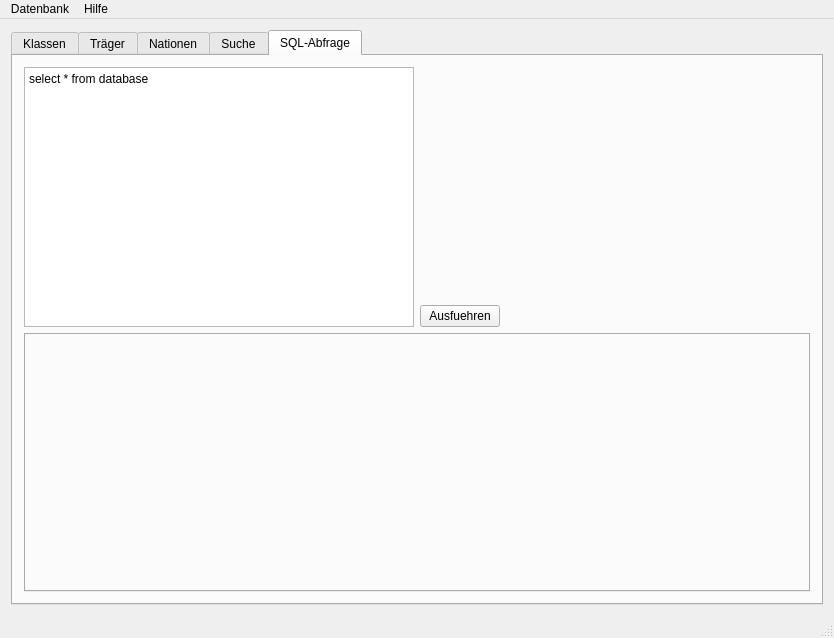
<?xml version="1.0" encoding="UTF-8"?>
<ui version="4.0">
 <class>MMJODBClass</class>
 <widget class="QMainWindow" name="MMJODBClass">
  <property name="geometry">
   <rect>
    <x>0</x>
    <y>0</y>
    <width>834</width>
    <height>638</height>
   </rect>
  </property>
  <property name="windowTitle">
   <string>MMJODB</string>
  </property>
  <widget class="QWidget" name="centralWidget">
   <layout class="QGridLayout" name="gridLayout">
    <item row="1" column="0">
     <widget class="QTabWidget" name="tabWidget">
      <property name="currentIndex">
       <number>4</number>
      </property>
      <widget class="QWidget" name="tabKlassen">
       <attribute name="title">
        <string>Klassen</string>
       </attribute>
       <layout class="QGridLayout" name="gridLayout_2">
        <item row="0" column="0">
         <widget class="QTabWidget" name="tabWidget_2">
          <property name="currentIndex">
           <number>0</number>
          </property>
          <widget class="QWidget" name="tabGrosskreuzGross">
           <attribute name="title">
            <string>Großkreuz, groß</string>
           </attribute>
           <layout class="QGridLayout" name="gridLayout_7"/>
          </widget>
          <widget class="QWidget" name="tabGrosskreuzKlein">
           <attribute name="title">
            <string>Großkreuz, klein</string>
           </attribute>
          </widget>
          <widget class="QWidget" name="tabGrosskreuzStern">
           <attribute name="title">
            <string>Großkreuz, Stern</string>
           </attribute>
          </widget>
          <widget class="QWidget" name="tabKommandeurkreuz">
           <attribute name="title">
            <string>Kommandeurkreuz</string>
           </attribute>
          </widget>
          <widget class="QWidget" name="tabRitterkreuz">
           <attribute name="title">
            <string>Ritterkreuz</string>
           </attribute>
          </widget>
          <widget class="QWidget" name="tabMilitaerEhrenzeichen">
           <attribute name="title">
            <string>Militär-Ehrenzeichen </string>
           </attribute>
          </widget>
         </widget>
        </item>
       </layout>
      </widget>
      <widget class="QWidget" name="tabTraeger">
       <attribute name="title">
        <string>Träger</string>
       </attribute>
      </widget>
      <widget class="QWidget" name="tabNationen">
       <attribute name="title">
        <string>Nationen</string>
       </attribute>
      </widget>
      <widget class="QWidget" name="tabSuche">
       <attribute name="title">
        <string>Suche</string>
       </attribute>
      </widget>
      <widget class="QWidget" name="tabSQLQuery">
       <attribute name="title">
        <string>SQL-Abfrage</string>
       </attribute>
       <layout class="QGridLayout" name="gridLayout_10">
        <item row="0" column="1">
         <layout class="QGridLayout" name="gridLayout_8">
          <item row="1" column="0">
           <spacer name="verticalSpacer">
            <property name="orientation">
             <enum>Qt::Orientation::Vertical</enum>
            </property>
            <property name="sizeHint" stdset="0">
             <size>
              <width>20</width>
              <height>40</height>
             </size>
            </property>
           </spacer>
          </item>
          <item row="2" column="1">
           <spacer name="horizontalSpacer_3">
            <property name="orientation">
             <enum>Qt::Orientation::Horizontal</enum>
            </property>
            <property name="sizeHint" stdset="0">
             <size>
              <width>40</width>
              <height>20</height>
             </size>
            </property>
           </spacer>
          </item>
          <item row="2" column="0">
           <widget class="QPushButton" name="buttonRunSQLQuery">
            <property name="text">
             <string>Ausfuehren</string>
            </property>
           </widget>
          </item>
          <item row="0" column="0">
           <widget class="QLabel" name="labelSQLError">
            <property name="text">
             <string/>
            </property>
           </widget>
          </item>
         </layout>
        </item>
        <item row="0" column="0">
         <widget class="QPlainTextEdit" name="textEditSQLQuery">
          <property name="plainText">
           <string>select * from database</string>
          </property>
         </widget>
        </item>
        <item row="1" column="0" colspan="2">
         <widget class="QTabWidget" name="tabSQLOutput">
          <property name="currentIndex">
           <number>-1</number>
          </property>
         </widget>
        </item>
       </layout>
      </widget>
     </widget>
    </item>
   </layout>
  </widget>
  <widget class="QMenuBar" name="menuBar">
   <property name="geometry">
    <rect>
     <x>0</x>
     <y>0</y>
     <width>834</width>
     <height>21</height>
    </rect>
   </property>
   <widget class="QMenu" name="menuDatei">
    <property name="title">
     <string>Datenbank</string>
    </property>
    <addaction name="actionDatenbankOeffnen"/>
    <addaction name="actionDatenbankNeu"/>
    <addaction name="actionDatenImportieren"/>
    <addaction name="actionDetails"/>
   </widget>
   <widget class="QMenu" name="menuHilfe">
    <property name="title">
     <string>Hilfe</string>
    </property>
    <addaction name="actionLizenzen"/>
    <addaction name="actionWebsite"/>
   </widget>
   <addaction name="menuDatei"/>
   <addaction name="menuHilfe"/>
  </widget>
  <widget class="QStatusBar" name="statusBar">
   <property name="enabled">
    <bool>true</bool>
   </property>
   <property name="sizeGripEnabled">
    <bool>true</bool>
   </property>
  </widget>
  <action name="actionDatenbankOeffnen">
   <property name="text">
    <string>Öffnen</string>
   </property>
  </action>
  <action name="actionLizenzen">
   <property name="text">
    <string>Lizenzen</string>
   </property>
  </action>
  <action name="actionDatenbankNeu">
   <property name="text">
    <string>Neu</string>
   </property>
  </action>
  <action name="actionDatenImportieren">
   <property name="text">
    <string>Daten importieren</string>
   </property>
  </action>
  <action name="actionDetails">
   <property name="text">
    <string>Details</string>
   </property>
  </action>
  <action name="actionWebsite">
   <property name="text">
    <string>Website</string>
   </property>
  </action>
 </widget>
 <layoutdefault spacing="6" margin="11"/>
 <resources>
  <include location="mmjodb.qrc"/>
 </resources>
 <connections/>
</ui>
